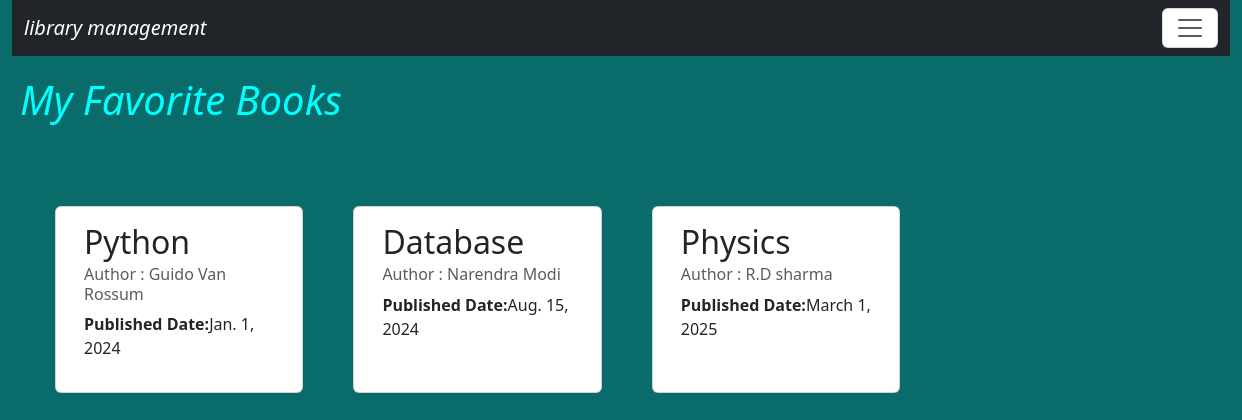
The page /my-favorites/ (signed in) on the database its author committed.
### library/models.py (models this page shows, shortened)
class Book(models.Model):
    book_name=models.CharField(max_length=200)
    authors=models.ManyToManyField(Author)
    publish_year=models.DateField(null=True, blank=True)
    book_cate=models.CharField(max_length=200,null=True, blank=True)
    book_rating=models.FloatField(validators=[MinValueValidator(0),MaxValueValidator(5)],default=0.0)
    total_copies = models.PositiveIntegerField(default=1)
    available_copies = models.PositiveIntegerField(default=1)
    book_sr_no=models.CharField(max_length=10, unique=True)

class Author(models.Model):
    author_name=models.CharField(max_length=70)
    def __str__(self):
        return self.author_name

### library/views.py (the view)
# urls.py: path('my-favorites/', views.favorite_books, name='favorite-books'),
def favorite_books(request):
    fav_books = Book.objects.filter(favourite_book__user=request.user)
    return render(request, 'favoirate.html', {'fav_books': fav_books})

### library/templates/favoirate.html
{% extends 'base.html' %}
{% block content %}
<h1 style="margin-top:20px; margin-left:20px; color:aqua;"><i>My Favorite Books</i></h1>
<div class="row row-cols-2  row-cols-md-5 g-4" style='margin-top:50px; margin-left:5px;'>
    {% for book in fav_books %}
    <div class="card" style="margin-left:50px;">
        <div class="card-body">
            <h2 class="card-title">{{book.book_name}}</h2>
                <h6 class="card-subtitle mb-2 text-muted">Author : {{book.authors.all|join:" , "}}</h6>
                <div class="row mb-3">
                    <div class="col-md-12">
                    <strong>Published Date:</strong>{{book.publish_year}}
                </div>
            </div>
        </div>
    </div>
    {% endfor %}
<div>
{% endblock %}

### library/static/css/style.css (style rules this page uses)
body { background-color:rgb(10, 107, 107); color:antiquewhite; }

### rows shown on the page
Book: book_name "Python", authors.all "Guido Van Rossum", publish_year "Jan. 1, 2024"
Book: book_name "Database", authors.all "Narendra Modi", publish_year "Aug. 15, 2024"
Book: book_name "Physics", authors.all "R.D sharma", publish_year "March 1, 2025"
